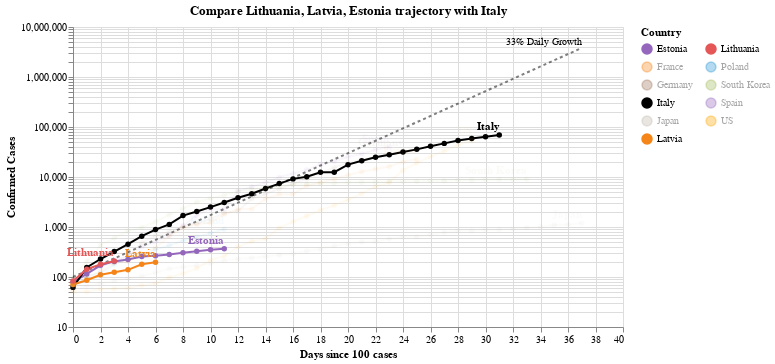

Notebook cell for this chart:
### Code cell
#hide_input
chart3 = make_since_chart(['Lithuania', 'Latvia', 'Estonia'])
chart3

### Figure 1 — Vega-Lite specification as saved in the notebook (floating-point values rounded to 4 significant figures; data arrays with more than 128 entries replaced by an {"elided": "..."} marker saying what was removed)
{"config": {"view": {"continuousWidth": 400, "continuousHeight": 300}}, "layer": [{"mark": {"type": "line", "color": "black", "opacity": 0.5, "strokeDash": [3, 3]}, "encoding": {"x": {"type": "quantitative", "field": "Days since 100 cases"}, "y": {"type": "quantitative", "field": "Confirmed Cases"}}}, {"mark": {"type": "text", "align": "right", "dy": -6, "fontSize": 10, "text": "33% Daily Growth"}, "encoding": {"x": {"type": "quantitative", "field": "Days since 100 cases"}, "y": {"type": "quantitative", "field": "Confirmed Cases"}}, "transform": [{"filter": "(datum['Days since 100 cases'] >= 37)"}]}, {"data": {"name": "data-1e4af40ef5faa13b4920173b3a56c770"}, "mark": {"type": "line", "point": true}, "encoding": {"color": {"type": "nominal", "field": "Country", "legend": {"columns": 2}, "scale": {"domain": ["Estonia", "France", "Germany", "Italy", "Japan", "Latvia", "Lithuania", "Poland", "South Korea", "Spain", "US"], "range": ["#9467bd", "#F58518", "#9D755D", "black", "#C1B7AD", "#F58518", "#E45756", "#2495D3", "#A1BA59", "#9467bd", "orange"]}}, "opacity": {"condition": {"value": 1, "selection": "selector023"}, "value": 0.05}, "tooltip": [{"type": "nominal", "field": "Country"}, {"type": "temporal", "field": "Date"}, {"type": "quantitative", "field": "Confirmed Cases"}, {"type": "quantitative", "field": "Days since 100 cases"}], "x": {"type": "quantitative", "field": "Days since 100 cases"}, "y": {"type": "quantitative", "field": "Confirmed Cases", "scale": {"type": "log"}}}, "selection": {"selector023": {"type": "multi", "fields": ["Country"], "bind": "legend", "init": [{"Country": "Lithuania"}, {"Country": "Latvia"}, {"Country": "Estonia"}, {"Country": "Italy"}]}}, "width": 550}, {"data": {"name": "data-1e4af40ef5faa13b4920173b3a56c770"}, "mark": {"type": "text", "align": "right", "dy": -8, "fontWeight": "bold"}, "encoding": {"color": {"type": "nominal", "field": "Country", "legend": {"columns": 2}, "scale": {"domain": ["Estonia", "France", "Germany", "Italy", "Japan", "Latvia", "Lithuania", "Poland", "South Korea", "Spain", "US"], "range": ["#9467bd", "#F58518", "#9D755D", "black", "#C1B7AD", "#F58518", "#E45756", "#2495D3", "#A1BA59", "#9467bd", "orange"]}}, "opacity": {"condition": {"value": 1, "selection": "selector023"}, "value": 0.05}, "text": {"type": "nominal", "field": "Country"}, "tooltip": [{"type": "nominal", "field": "Country"}, {"type": "temporal", "field": "Date"}, {"type": "quantitative", "field": "Confirmed Cases"}, {"type": "quantitative", "field": "Days since 100 cases"}], "x": {"type": "quantitative", "field": "Days since 100 cases"}, "y": {"type": "quantitative", "field": "Confirmed Cases", "scale": {"type": "log"}}}, "transform": [{"filter": "(datum['Date'] >= 1585008000000)"}], "width": 550}], "data": {"name": "data-13c5355e9ceeab965873228bafcc13f9"}, "title": "Compare Lithuania, Latvia, Estonia trajectory with Italy", "$schema": "https://vega.github.io/schema/vega-lite/v4.0.2.json", "datasets": {"data-13c5355e9ceeab965873228bafcc13f9": [{"Days since 100 cases": 0, "Confirmed Cases": 100.0}, {"Days since 100 cases": 1, "Confirmed Cases": 133.0}, {"Days since 100 cases": 2, "Confirmed Cases": 176.9}, {"Days since 100 cases": 3, "Confirmed Cases": 235.3}, {"Days since 100 cases": 4, "Confirmed Cases": 312.9}, {"Days since 100 cases": 5, "Confirmed Cases": 416.2}, {"Days since 100 cases": 6, "Confirmed Cases": 553.5}, {"Days since 100 cases": 7, "Confirmed Cases": 736.1}, {"Days since 100 cases": 8, "Confirmed Cases": 979.1}, {"Days since 100 cases": 9, "Confirmed Cases": 1302.0}, {"Days since 100 cases": 10, "Confirmed Cases": 1732.0}, {"Days since 100 cases": 11, "Confirmed Cases": 2303.0}, {"Days since 100 cases": 12, "Confirmed Cases": 3064.0}, {"Days since 100 cases": 13, "Confirmed Cases": 4074.0}, {"Days since 100 cases": 14, "Confirmed Cases": 5419.0}, {"Days since 100 cases": 15, "Confirmed Cases": 7207.0}, {"Days since 100 cases": 16, "Confirmed Cases": 9586.0}, {"Days since 100 cases": 17, "Confirmed Cases": 12750.0}, {"Days since 100 cases": 18, "Confirmed Cases": 16960.0}, {"Days since 100 cases": 19, "Confirmed Cases": 22550.0}, {"Days since 100 cases": 20, "Confirmed Cases": 29990.0}, {"Days since 100 cases": 21, "Confirmed Cases": 39890.0}, {"Days since 100 cases": 22, "Confirmed Cases": 53060.0}, {"Days since 100 cases": 23, "Confirmed Cases": 70560.0}, {"Days since 100 cases": 24, "Confirmed Cases": 93850.0}, {"Days since 100 cases": 25, "Confirmed Cases": 124800.0}, {"Days since 100 cases": 26, "Confirmed Cases": 166000.0}, {"Days since 100 cases": 27, "Confirmed Cases": 220800.0}, {"Days since 100 cases": 28, "Confirmed Cases": 293700.0}, {"Days since 100 cases": 29, "Confirmed Cases": 390600.0}, {"Days since 100 cases": 30, "Confirmed Cases": 519500.0}, {"Days since 100 cases": 31, "Confirmed Cases": 690900.0}, {"Days since 100 cases": 32, "Confirmed Cases": 918900.0}, {"Days since 100 cases": 33, "Confirmed Cases": 1222000.0}, {"Days since 100 cases": 34, "Confirmed Cases": 1625000.0}, {"Days since 100 cases": 35, "Confirmed Cases": 2162000.0}, {"Days since 100 cases": 36, "Confirmed Cases": 2875000.0}, {"Days since 100 cases": 37, "Confirmed Cases": 3824000.0}], "data-1e4af40ef5faa13b4920173b3a56c770": {"elided": "244 records"}}}
